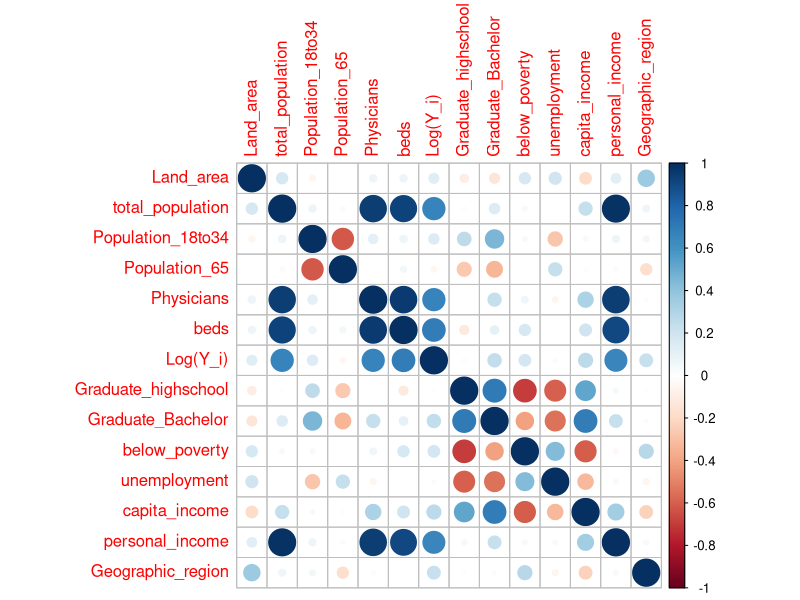
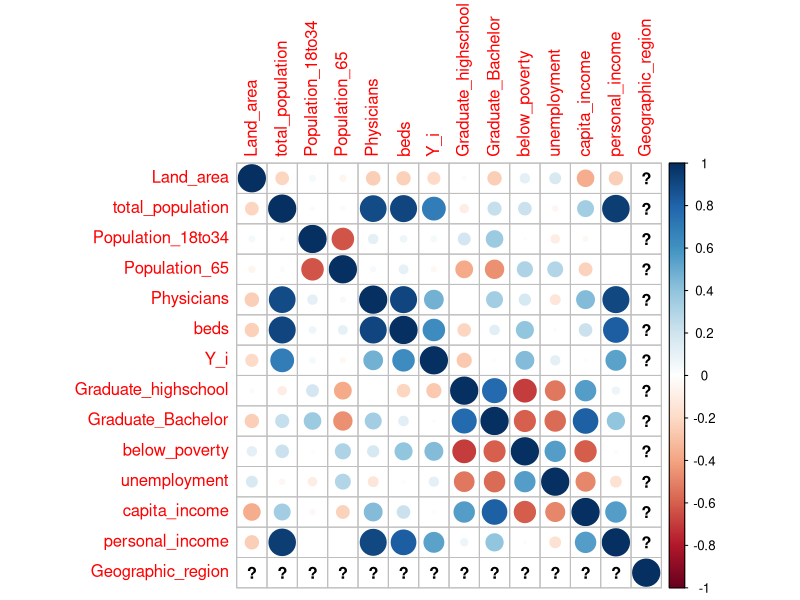
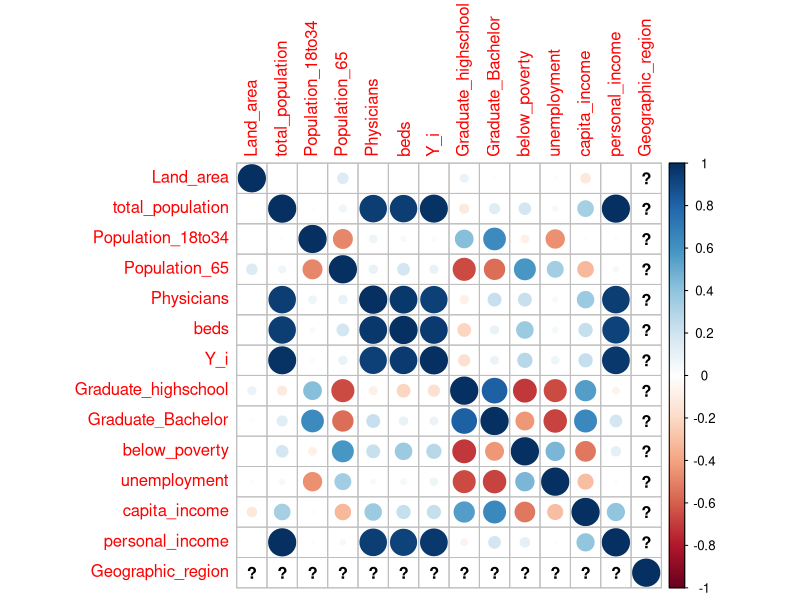
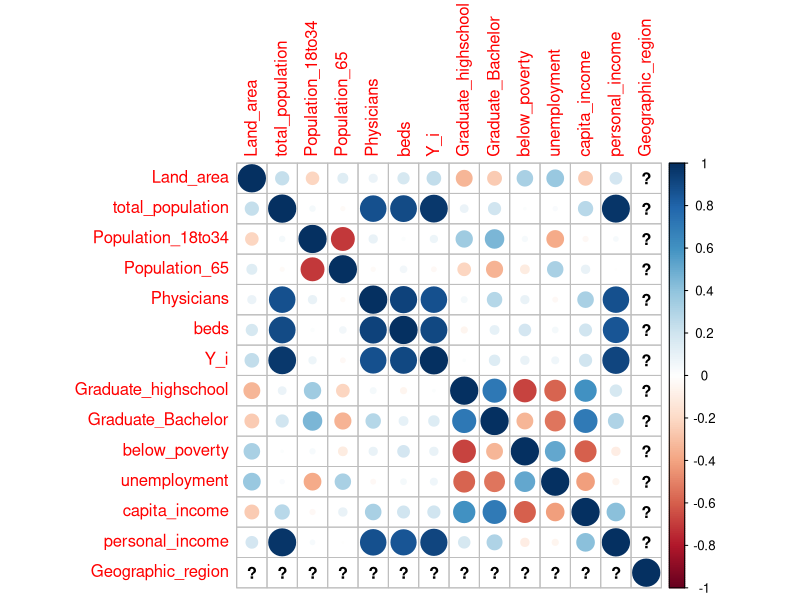
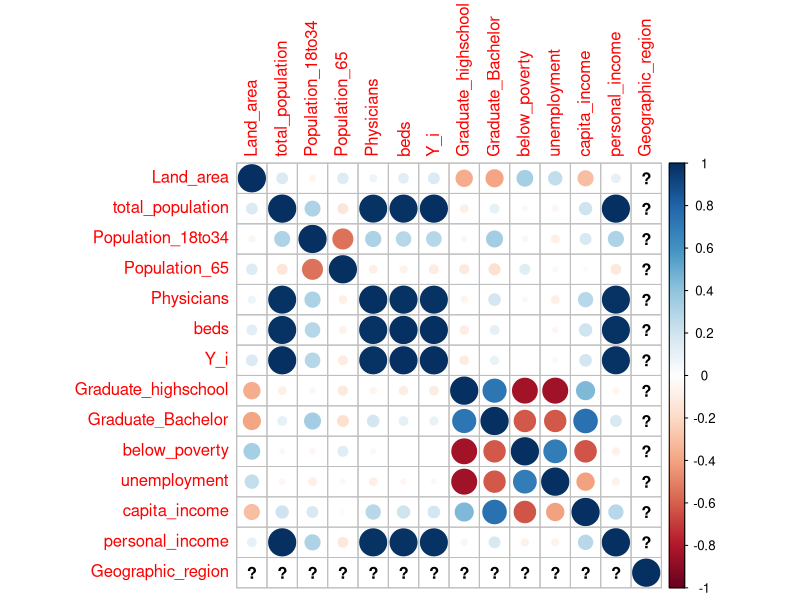

Generate these figures, in order, with R:
## ---- chunk 1
# RUN THESE ALL ONCE!!! un-comment the code blocks as you go
#install.packages(c("usethis", "gitcreds"))

# then run this:
#usethis::create_github_token()

# which opens GitHub in your browser, generate a token
# COPY it before closing the page

# run this and paste token into terminal when prompted
#gitcreds::gitcreds_set()

# done! :) make sure to re-comment the code blocks

# hi its tarilyn
## ---- chunk 2
# make sure to download any you dont have with: install.packages("package_name")
library(here)
library(corrplot)
library(tidyverse)
## ---- chunk 3
Demographic <- read.table(here("data", "Demographic.txt")) # more robust read-in

# change column names to match correct variables
colnames(Demographic) <- c('ID','County','state','Land_area','total_population',
                          'Population_18to34','Population_65','Physicians','beds',
                          'Y_i','Graduate_highschool','Graduate_Bachelor','below_poverty',
                          'unemployment','capita_income','personal_income','Geographic_region')
Demographic2 <- Demographic

# Variable names and dimensions of the table
head(Demographic2)
names(Demographic2)
dim(Demographic2)

Demographic2$Y_i <- log(Demographic$Y_i) # log transfrom Y

colnames(Demographic2)[10] <- "Log(Y_i)"
cor(Demographic2[,4:17])


# General correlation plot 
corrplot(cor(Demographic2[,4:17]))

## ---- chunk 4
region_1 <- Demographic[Demographic$Geographic_region == 1,]
region_2 <- Demographic[Demographic$Geographic_region == 2,]
region_3 <- Demographic[Demographic$Geographic_region == 3,]
region_4 <- Demographic[Demographic$Geographic_region == 4,]

n1<-nrow(region_1)
n2<-nrow(region_2)
n3<-nrow(region_3)
n4<-nrow(region_4)


regions <- list(region_1, region_2, region_3, region_4)

for (region in regions) {
  corrplot(cor(region[,4:17])) # corr plot for each region
}
